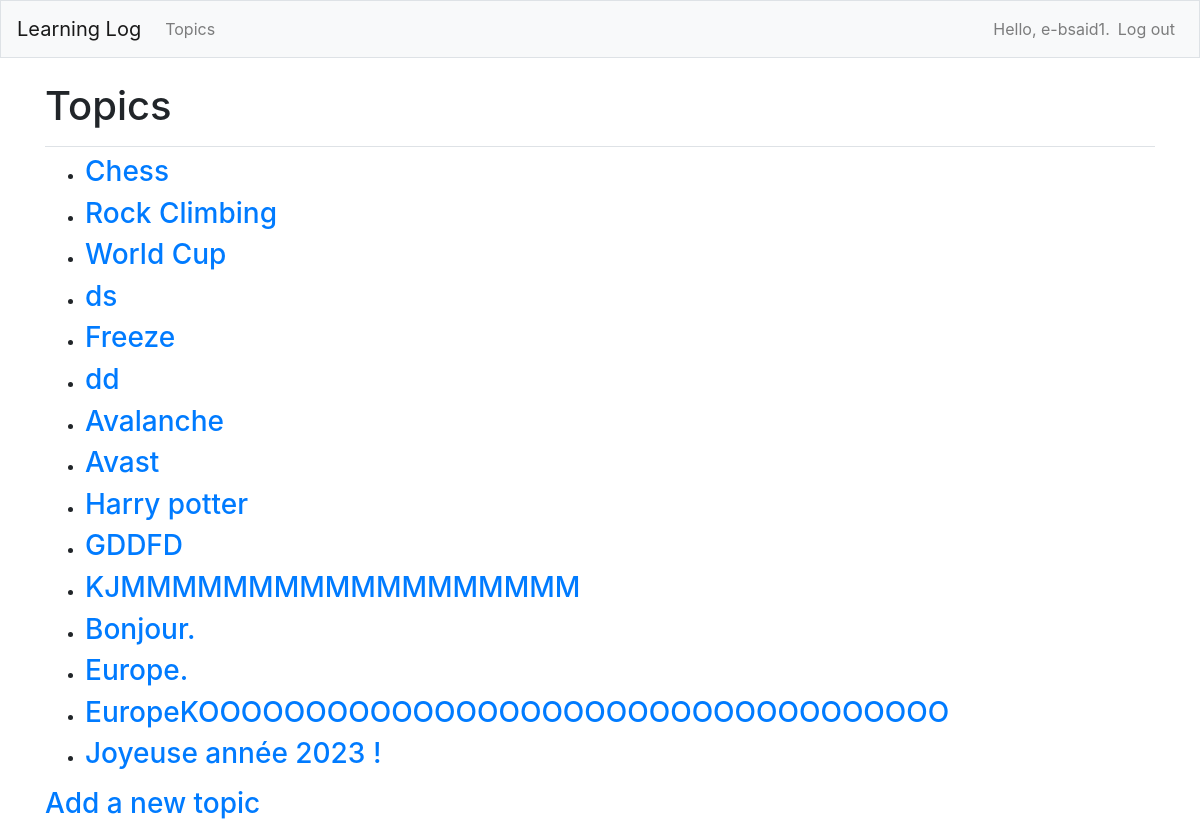
The app's page /topics/ (signed in) with its own data.
### learning_logs/models.py (models this page shows)
class Topic(models.Model):#Which inherit from Model, parent class included in Django
	text = models.CharField(max_length=200)#Piece of data made of characters with a limit
	date_added = models.DateTimeField(auto_now_add=True)#Piece of data which record
	owner = models.ForeignKey(User, on_delete=models.CASCADE)#Champ propriétaire, correspondant au pseudo de l'utilisateur postant le topic
	def __str__(self):#Attribute used by default when there is information about a topic
		return self.text

### learning_logs/views.py (the view)
# urls.py: path('topics/', views.topics, name ='topics'),
@login_required # decorateur qui vérifie si un utilisateur est connecté AVANT l'exécution de la fonction topics.
def topics(request): #request = objet requête reçu du serveur
	topics = Topic.objects.filter(owner=request.user).order_by('date_added') # assignation des données des objets Topic, trié par dates et visible seulement par le créateur
	context = {'topics':topics}# dictionnaire où les clés sont des noms utilisés dans le template pour accéder aux données voulues (ici topic)
	return render(request, 'learning_logs/topics.html', context)#construction de la page

### learning_logs/templates/learning_logs/topics.html
{% extends 'learning_logs/base.html' %}
{% block page_header %}
	<h1>Topics</h1>
{% endblock page_header %}
{% block content %}
	<ul>
		{% for topic in topics %}
	    	<li><h3>
	    		<a href="{% url 'learning_logs:topic' topic.id %}">{{ topic }}</a>
	    	</h3></li>
	 		{% empty %}
	    	<li><h3>No topics ave been added yet.</h3></li>
	  	{% endfor %}
	</ul>
	<h3><a href="{% url 'learning_logs:new_topic' %}">Add a new topic</a></h3>
{% endblock content %}

### learning_logs/templates/learning_logs/base.html (shortened to what this page needs)
{% load bootstrap4 %}
<!doctype html>
<html lang="en">
<head>
	{% bootstrap_css %}
</head>
<body>
		<nav class="navbar navbar-expand-md navbar-light bg-light mb-4 border">
			<a class="navbar-brand" href="{% url 'learning_logs:index'%}">Learning Log</a>
			<div class="collapse navbar-collapse" id="navbarCollapse">
				<ul class="navbar-nav mr-auto">
					<li class="nav-item">
						<a class="nav-link" href="{% url 'learning_logs:topics'%}">
							Topics</a></li>
				</ul>
				<ul class="navbar-nav ml-auto">
					{% if user.is_authenticated %}
						<li class="nav-item">
							<span class="navbar-text">Hello, {{ user.username }}.</span>
						</li>
						<li class="nav-item">
							<a class="nav-link" href="{% url 'users:logout' %}">Log out</a>
						</li>
					{% else %}
						<li class="nav-item">
							<a class="nav-link" href="{% url 'users:register' %}">Register</a>
						</li>
						<li class="nav-item">
							<a class="nav-link" href="{% url 'users:login' %}">Log in</a></li>
					{% endif %}
				</ul>
			</div>
		</nav>
		<main role="main" class="container">
			<div class="pb-2 mb-2 border-bottom">
				{% block page_header %}{% endblock page_header %}
			</div>
			<div>
				{% block content %}{% endblock content %}
			</div>
		</main>
	</body>
</html>

### records on screen
Topic: text "Chess"
Topic: text "Rock Climbing"
Topic: text "World Cup"
Topic: text "ds"
Topic: text "Freeze"
Topic: text "dd"
Topic: text "Avalanche"
Topic: text "Avast"
Topic: text "Harry potter"
Topic: text "GDDFD"
Topic: text "KJMMMMMMMMMMMMMMMMMM"
Topic: text "Bonjour."
Topic: text "Europe."
Topic: text "EuropeKOOOOOOOOOOOOOOOOOOOOOOOOOOOOOOOOOOO"
Topic: text "Joyeuse année 2023 !"

### other values on screen
{{ user.username }} "e-bsaid1"
